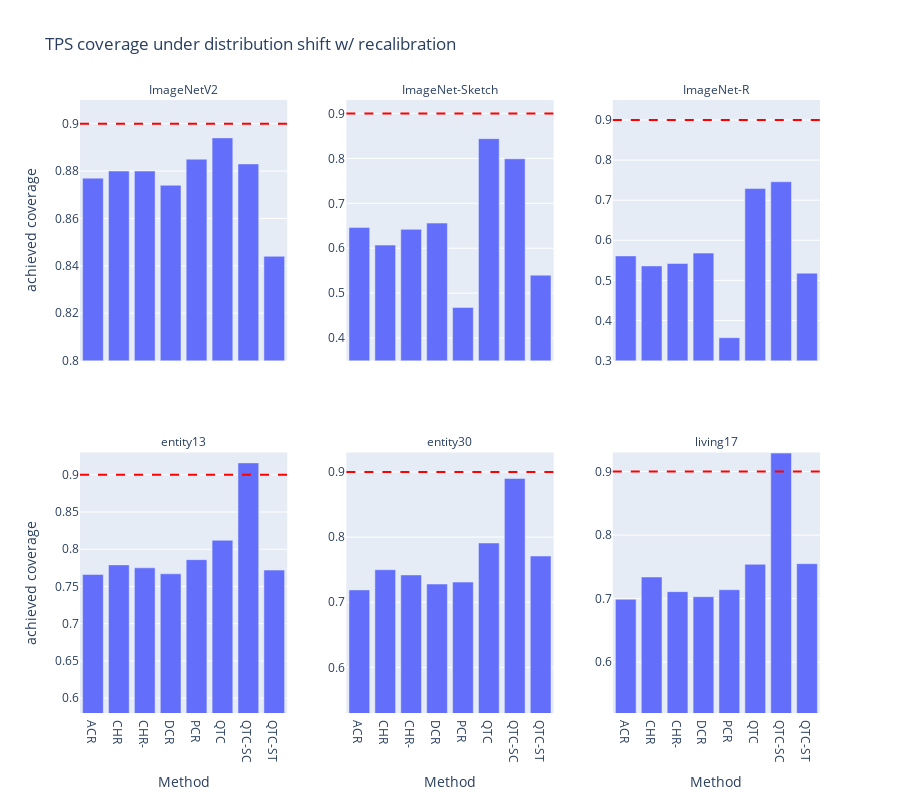

Notebook code cell kept with this figure:
### Code cell
fig = px.bar(
    tps_bars_df,
    x='Method', y='predicted_coverage', 
    barmode='group',
    # facet_row='shift_type', 
    facet_row_spacing=0.15,
    facet_col='Dataset', facet_col_wrap=3, facet_col_spacing=0.08,
    category_orders={
        "Dataset": ["ImageNetV2", "ImageNet-Sketch", "ImageNet-R", "entity13", "entity30", "living17"]
    },
    # range_y=[0.5, 0.92],
    title="TPS coverage under distribution shift w/ recalibration",
    labels = {'predicted_coverage': 'achieved coverage'},
    # template="simple_white"
)

fig.for_each_annotation(lambda a: a.update(text=a.text.split("=")[-1]))


fig.update_yaxes(matches=None, showticklabels=True)
# fig.update_yaxes(showticklabels=True)
# update_yaxes_matches(fig, num_facets=6)

fig.update_yaxes(range=[0.80, 0.91], selector=3)
fig.update_yaxes(range=[0.35, 0.93], selector=4)
fig.update_yaxes(range=[0.30, 0.95], selector=5)
fig.update_yaxes(range=[0.58, 0.93], selector=0)
fig.update_yaxes(range=[0.53, 0.93], selector=1)
fig.update_yaxes(range=[0.52, 0.93], selector=2)
# fig.layout['yaxis'].update(range=[0.855, 0.9], matches=None)
# fig.update_traces(textposition="bottom right")


fig.add_hline(
    y=0.9, line_dash="dash", line_color='red', line_width=2, opacity=1,
    # annotation_text=r"$1-\alpha$",
    # annotation_position="top left"
)

fig.update_layout(height=800)

fig.show()

### Figure 1 — Plotly figure (JSON) as saved in the notebook; plotly's stock layout.template omitted (floating-point values rounded to 4 significant figures)
{"data": [{"alignmentgroup": "True", "hovertemplate": "Dataset=ImageNetV2<br>Method=%{x}<br>achieved coverage=%{y}<extra></extra>", "legendgroup": "", "marker": {"color": "#636efa", "pattern": {"shape": ""}}, "name": "", "offsetgroup": "", "orientation": "v", "showlegend": false, "textposition": "auto", "type": "bar", "x": ["ACR", "CHR", "CHR-", "DCR", "PCR", "QTC", "QTC-SC", "QTC-ST"], "xaxis": "x4", "y": [0.877, 0.88, 0.88, 0.874, 0.885, 0.894, 0.883, 0.844], "yaxis": "y4"}, {"alignmentgroup": "True", "hovertemplate": "Dataset=ImageNet-Sketch<br>Method=%{x}<br>achieved coverage=%{y}<extra></extra>", "legendgroup": "", "marker": {"color": "#636efa", "pattern": {"shape": ""}}, "name": "", "offsetgroup": "", "orientation": "v", "showlegend": false, "textposition": "auto", "type": "bar", "x": ["ACR", "CHR", "CHR-", "DCR", "PCR", "QTC", "QTC-SC", "QTC-ST"], "xaxis": "x5", "y": [0.646, 0.607, 0.642, 0.656, 0.468, 0.844, 0.799, 0.54], "yaxis": "y5"}, {"alignmentgroup": "True", "hovertemplate": "Dataset=ImageNet-R<br>Method=%{x}<br>achieved coverage=%{y}<extra></extra>", "legendgroup": "", "marker": {"color": "#636efa", "pattern": {"shape": ""}}, "name": "", "offsetgroup": "", "orientation": "v", "showlegend": false, "textposition": "auto", "type": "bar", "x": ["ACR", "CHR", "CHR-", "DCR", "PCR", "QTC", "QTC-SC", "QTC-ST"], "xaxis": "x6", "y": [0.561, 0.536, 0.542, 0.568, 0.357, 0.729, 0.746, 0.518], "yaxis": "y6"}, {"alignmentgroup": "True", "hovertemplate": "Dataset=entity13<br>Method=%{x}<br>achieved coverage=%{y}<extra></extra>", "legendgroup": "", "marker": {"color": "#636efa", "pattern": {"shape": ""}}, "name": "", "offsetgroup": "", "orientation": "v", "showlegend": false, "textposition": "auto", "type": "bar", "x": ["ACR", "CHR", "CHR-", "DCR", "PCR", "QTC", "QTC-SC", "QTC-ST"], "xaxis": "x", "y": [0.766, 0.779, 0.775, 0.767, 0.786, 0.812, 0.916, 0.772], "yaxis": "y"}, {"alignmentgroup": "True", "hovertemplate": "Dataset=entity30<br>Method=%{x}<br>achieved coverage=%{y}<extra></extra>", "legendgroup": "", "marker": {"color": "#636efa", "pattern": {"shape": ""}}, "name": "", "offsetgroup": "", "orientation": "v", "showlegend": false, "textposition": "auto", "type": "bar", "x": ["ACR", "CHR", "CHR-", "DCR", "PCR", "QTC", "QTC-SC", "QTC-ST"], "xaxis": "x2", "y": [0.719, 0.75, 0.742, 0.728, 0.731, 0.791, 0.89, 0.771], "yaxis": "y2"}, {"alignmentgroup": "True", "hovertemplate": "Dataset=living17<br>Method=%{x}<br>achieved coverage=%{y}<extra></extra>", "legendgroup": "", "marker": {"color": "#636efa", "pattern": {"shape": ""}}, "name": "", "offsetgroup": "", "orientation": "v", "showlegend": false, "textposition": "auto", "type": "bar", "x": ["ACR", "CHR", "CHR-", "DCR", "PCR", "QTC", "QTC-SC", "QTC-ST"], "xaxis": "x3", "y": [0.699, 0.734, 0.711, 0.703, 0.714, 0.754, 0.929, 0.755], "yaxis": "y3"}], "layout": {"annotations": [{"showarrow": false, "text": "entity13", "x": 0.14, "xanchor": "center", "xref": "paper", "y": 0.425, "yanchor": "bottom", "yref": "paper"}, {"showarrow": false, "text": "entity30", "x": 0.5, "xanchor": "center", "xref": "paper", "y": 0.425, "yanchor": "bottom", "yref": "paper"}, {"showarrow": false, "text": "living17", "x": 0.86, "xanchor": "center", "xref": "paper", "y": 0.425, "yanchor": "bottom", "yref": "paper"}, {"showarrow": false, "text": "ImageNetV2", "x": 0.14, "xanchor": "center", "xref": "paper", "y": 1, "yanchor": "bottom", "yref": "paper"}, {"showarrow": false, "text": "ImageNet-Sketch", "x": 0.5, "xanchor": "center", "xref": "paper", "y": 1, "yanchor": "bottom", "yref": "paper"}, {"showarrow": false, "text": "ImageNet-R", "x": 0.86, "xanchor": "center", "xref": "paper", "y": 1, "yanchor": "bottom", "yref": "paper"}], "barmode": "group", "height": 800, "legend": {"tracegroupgap": 0}, "shapes": [{"line": {"color": "red", "dash": "dash", "width": 2}, "opacity": 1, "type": "line", "x0": 0, "x1": 1, "xref": "x domain", "y0": 0.9, "y1": 0.9, "yref": "y"}, {"line": {"color": "red", "dash": "dash", "width": 2}, "opacity": 1, "type": "line", "x0": 0, "x1": 1, "xref": "x2 domain", "y0": 0.9, "y1": 0.9, "yref": "y2"}, {"line": {"color": "red", "dash": "dash", "width": 2}, "opacity": 1, "type": "line", "x0": 0, "x1": 1, "xref": "x3 domain", "y0": 0.9, "y1": 0.9, "yref": "y3"}, {"line": {"color": "red", "dash": "dash", "width": 2}, "opacity": 1, "type": "line", "x0": 0, "x1": 1, "xref": "x4 domain", "y0": 0.9, "y1": 0.9, "yref": "y4"}, {"line": {"color": "red", "dash": "dash", "width": 2}, "opacity": 1, "type": "line", "x0": 0, "x1": 1, "xref": "x5 domain", "y0": 0.9, "y1": 0.9, "yref": "y5"}, {"line": {"color": "red", "dash": "dash", "width": 2}, "opacity": 1, "type": "line", "x0": 0, "x1": 1, "xref": "x6 domain", "y0": 0.9, "y1": 0.9, "yref": "y6"}], "title": {"text": "TPS coverage under distribution shift w/ recalibration"}, "xaxis": {"anchor": "y", "domain": [0, 0.28], "title": {"text": "Method"}}, "xaxis2": {"anchor": "y2", "domain": [0.36, 0.64], "matches": "x", "title": {"text": "Method"}}, "xaxis3": {"anchor": "y3", "domain": [0.72, 1], "matches": "x", "title": {"text": "Method"}}, "xaxis4": {"anchor": "y4", "domain": [0, 0.28], "matches": "x", "showticklabels": false}, "xaxis5": {"anchor": "y5", "domain": [0.36, 0.64], "matches": "x", "showticklabels": false}, "xaxis6": {"anchor": "y6", "domain": [0.72, 1], "matches": "x", "showticklabels": false}, "yaxis": {"anchor": "x", "domain": [0, 0.425], "range": [0.58, 0.93], "showticklabels": true, "title": {"text": "achieved coverage"}}, "yaxis2": {"anchor": "x2", "domain": [0, 0.425], "range": [0.53, 0.93], "showticklabels": true}, "yaxis3": {"anchor": "x3", "domain": [0, 0.425], "range": [0.52, 0.93], "showticklabels": true}, "yaxis4": {"anchor": "x4", "domain": [0.575, 1], "range": [0.8, 0.91], "showticklabels": true, "title": {"text": "achieved coverage"}}, "yaxis5": {"anchor": "x5", "domain": [0.575, 1], "range": [0.35, 0.93], "showticklabels": true}, "yaxis6": {"anchor": "x6", "domain": [0.575, 1], "range": [0.3, 0.95], "showticklabels": true}}}
